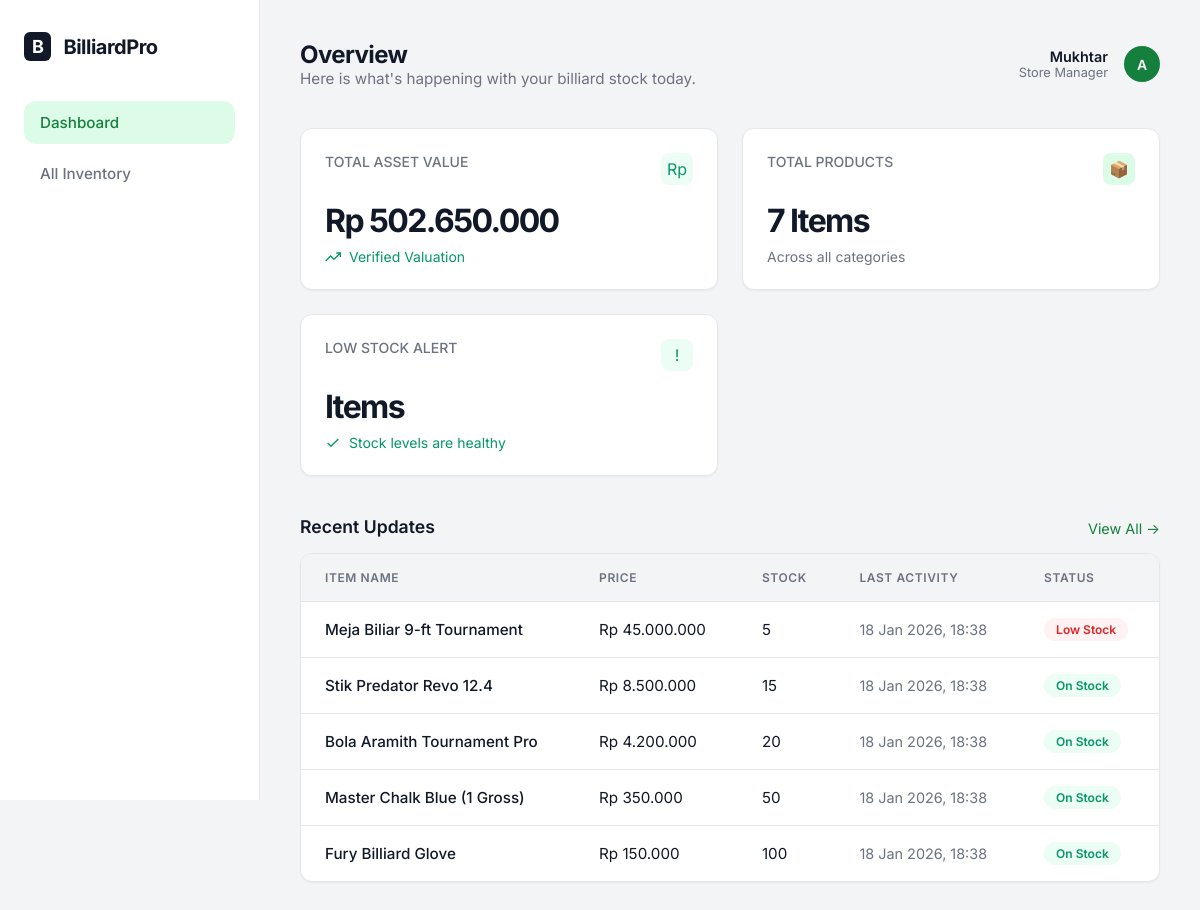
The page / on the database its author committed.
### tables this page shows
CREATE TABLE IF NOT EXISTS `Tb_Barang` (
    `Id_barang` int(11) NOT NULL AUTO_INCREMENT,
    `Nama_barang` varchar(100) NOT NULL,
    `Deskripsi_barang` text DEFAULT NULL,
    `Harga_barang` decimal(10, 2) NOT NULL,
    `Stok_barang` int(11) NOT NULL,
    `Last_update` timestamp NOT NULL DEFAULT current_timestamp() ON UPDATE current_timestamp(),
    PRIMARY KEY (`Id_barang`)
);

### index.php (the view, shortened to what this page needs)
<?php
require_once 'db_connect.php';
try {
    $stmtVal = $pdo->query("SELECT SUM(Harga_barang * Stok_barang) as total_asset FROM Tb_Barang");
    $totalAsset = $stmtVal->fetch()['total_asset'] ?? 0;
    $stmtCount = $pdo->query("SELECT COUNT(*) as total_items FROM Tb_Barang");
    $totalItems = $stmtCount->fetch()['total_items'];
    $stmtRecent = $pdo->query("SELECT * FROM Tb_Barang ORDER BY Last_update DESC LIMIT 5");
    $recentItems = $stmtRecent->fetchAll();
} catch (PDOException $e) {
    die("DB Error: " . $e->getMessage());
}
?>
<!DOCTYPE html>
<html lang="en">
<head>
    <link rel="stylesheet" href="style.css">
</head>
<body>
    <div class="app-container">
        <aside class="sidebar">
            <div class="mobile-header">
                <div class="brand">
                    <span
                        style="background:var(--text-primary); color:white; padding:4px 8px; border-radius:6px; font-size: 0.9em;">B</span>
                    BilliardPro
                </div>
            </div>
            <ul class="nav-menu">
                <li class="nav-item">
                    <a href="index.php" class="active">
                        <span>Dashboard</span>
                    </a>
                </li>
                <li class="nav-item">
                    <a href="list_barang.php">
                        <span>All Inventory</span>
                    </a>
                </li>
            </ul>
        </aside>
        <main class="main-content">
            <header class="header">
                <div>
                    <h1 class="page-title">Overview</h1>
                    <p style="color: var(--text-secondary); font-size: 0.95rem;">Here is what's happening with your
                        billiard stock today.</p>
                </div>
                <div class="user-profile desktop-only">
                    <div style="text-align: right;">
                        <div style="font-weight: 600; font-size: 0.9rem;">Mukhtar</div>
                        <div style="font-size: 0.8rem; color: var(--text-secondary);">Store Manager</div>
                    </div>
                    <div class="avatar">A</div>
                </div>
            </header>
            <div class="stats-grid">
                <div class="stat-card">
                    <div class="stat-header">
                        <span class="stat-label">TOTAL ASSET VALUE</span>
                        <div class="stat-icon" style="background: var(--success-bg); color: var(--success);">Rp</div>
                    </div>
                    <div class="stat-value">Rp <?= number_format($totalAsset, 0, ',', '.') ?></div>
                    <div class="stat-trend trend-positive">
                        <svg width="16" height="16" viewBox="0 0 24 24" fill="none" stroke="currentColor"
                            stroke-width="2">
                            <polyline points="23 6 13.5 15.5 8.5 10.5 1 18"></polyline>
                            <polyline points="17 6 23 6 23 12"></polyline>
                        </svg>
                        <span>Verified Valuation</span>
                    </div>
                </div>
                <div class="stat-card">
                    <div class="stat-header">
                        <span class="stat-label">TOTAL PRODUCTS</span>
                        <div class="stat-icon" style="background: var(--primary-soft); color: var(--primary);">📦</div>
                    </div>
                    <div class="stat-value"><?= $totalItems ?> Items</div>
                    <div class="stat-trend trend-neutral">
                        <span>Across all categories</span>
                    </div>
                </div>
                <?php
                $isHealthy = ($lowStock == 0);
                $stockColor = $isHealthy ? 'var(--success)' : 'var(--danger)';
                $stockBg = $isHealthy ? 'var(--success-bg)' : 'var(--danger-bg)';
                ?>
                <div class="stat-card">
                    <div class="stat-header">
                        <span class="stat-label">LOW STOCK ALERT</span>
                        <div class="stat-icon" style="background: <?= $stockBg ?>; color: <?= $stockColor ?>;">!</div>
                    </div>
                    <div class="stat-value"><?= $lowStock ?> Items</div>
                    <div class="stat-trend <?= $isHealthy ? 'trend-positive' : 'trend-negative' ?>">
                        <?php if ($isHealthy): ?>
                            <svg width="16" height="16" viewBox="0 0 24 24" fill="none" stroke="currentColor"
                                stroke-width="2">
                                <polyline points="20 6 9 17 4 12"></polyline>
                            </svg>
                            <span>Stock levels are healthy</span>
                        <?php else: ?>
                            <span>Restock required immediately</span>
                        <?php endif; ?>
                    </div>
                </div>
            </div>
            <div style="display:flex; justify-content:space-between; align-items:flex-end; margin-bottom: 1rem;">
                <h3 style="font-size:1.1rem; font-weight:600;">Recent Updates</h3>
                <a href="list_barang.php" style="font-size:0.9rem; text-decoration:none; color:var(--primary);">View All
                    &rarr;</a>
            </div>
            <div class="glass-table-container">
                <table>
                    <thead>
                        <tr>
                            <th>Item Name</th>
                            <th>Price</th>
                            <th>Stock</th>
                            <th>Last Activity</th>
                            <th>Status</th>
                        </tr>
                    </thead>
                    <tbody>
                        <?php foreach ($recentItems as $item): ?>
                            <tr>
                                <td style="font-weight: 500;"><?= htmlspecialchars($item['Nama_barang']) ?></td>
                                <td>Rp <?= number_format($item['Harga_barang'], 0, ',', '.') ?></td>
                                <td><?= $item['Stok_barang'] ?></td>
                                <td style="color: var(--text-secondary); font-size: 0.9rem;">
                                    <?= date('d M Y, H:i', strtotime($item['Last_update'])) ?>
                                </td>
                                <td>
                                    <?php if ($item['Stok_barang'] < 10): ?>
                                        <span class="badge badge-danger">Low Stock</span>
                                    <?php else: ?>
                                        <span class="badge badge-success">On Stock</span>
                                    <?php endif; ?>
                                </td>
                            </tr>
                        <?php endforeach; ?>
                    </tbody>
                </table>
            </div>
        </main>
    </div>
</body>
</html>

### style.css (style rules this page uses)
:root { --bg-body: #f3f4f6; --bg-sidebar: #ffffff; --bg-card: #ffffff; --text-primary: #111827; --text-secondary: #6b7280; --text-muted: #9ca3af; --border-color: #e5e7eb; --primary: #15803d; --primary-soft: #dcfce7; --success: #059669; --success-bg: #ecfdf5; --danger: #dc2626; --danger-bg: #fef2f2; --warning: #d97706; --warning-bg: #fffbeb; --shadow-sm: 0 1px 2px 0 rgba(0, 0, 0, 0.05); --shadow-md: 0 4px 6px -1px rgba(0, 0, 0, 0.1), 0 2px 4px -1px rgba(0, 0, 0, 0.06); --radius: 12px; }
* { margin: 0; padding: 0; box-sizing: border-box; font-family: 'Inter', system-ui, -apple-system, sans-serif; }
body { background-color: var(--bg-body); color: var(--text-primary); min-height: 100vh; }
.app-container { display: flex; min-height: 100vh; }
.sidebar { width: 260px; background: var(--bg-sidebar); border-right: 1px solid var(--border-color); padding: 2rem 1.5rem; position: fixed; height: 100vh; z-index: 50; display: flex; flex-direction: column; }
.brand { font-size: 1.25rem; font-weight: 700; color: var(--text-primary); margin-bottom: 2.5rem; display: flex; align-items: center; gap: 0.75rem; letter-spacing: -0.025em; }
.nav-menu { list-style: none; display: flex; flex-direction: column; gap: 0.5rem; }
.nav-item a { display: flex; align-items: center; gap: 0.75rem; padding: 0.75rem 1rem; color: var(--text-secondary); text-decoration: none; border-radius: var(--radius); transition: all 0.2s ease; font-size: 0.95rem; font-weight: 500; }
.nav-item a.active { background: var(--primary-soft); color: var(--primary); }
.main-content { flex: 1; margin-left: 260px; padding: 2.5rem; max-width: 1600px; }
.header { display: flex; justify-content: space-between; align-items: center; margin-bottom: 2.5rem; }
.page-title { font-size: 1.5rem; font-weight: 700; color: var(--text-primary); letter-spacing: -0.025em; }
.user-profile { display: flex; align-items: center; gap: 1rem; }
.avatar { width: 36px; height: 36px; background: var(--primary); color: white; border-radius: 50%; display: flex; align-items: center; justify-content: center; font-size: 0.875rem; font-weight: 600; }
.stats-grid { display: grid; grid-template-columns: repeat(auto-fit, minmax(300px, 1fr)); gap: 1.5rem; margin-bottom: 2.5rem; }
.stat-card { background: var(--bg-card); border: 1px solid var(--border-color); padding: 1.5rem; border-radius: var(--radius); box-shadow: var(--shadow-sm); transition: box-shadow 0.2s; }
.stat-header { display: flex; justify-content: space-between; align-items: start; margin-bottom: 1rem; }
.stat-label { color: var(--text-secondary); font-size: 0.875rem; font-weight: 500; }
.stat-icon { width: 32px; height: 32px; border-radius: 8px; display: flex; align-items: center; justify-content: center; font-size: 1rem; }
.stat-value { font-size: 2rem; font-weight: 700; color: var(--text-primary); letter-spacing: -0.05em; }
.stat-trend { font-size: 0.875rem; margin-top: 0.5rem; display: flex; align-items: center; gap: 0.5rem; }
.trend-positive { color: var(--success); }
.trend-neutral { color: var(--text-secondary); }
.glass-table-container { background: var(--bg-card); border: 1px solid var(--border-color); border-radius: var(--radius); box-shadow: var(--shadow-sm); overflow: hidden; }
table { width: 100%; border-collapse: collapse; }
th { text-align: left; padding: 1rem 1.5rem; background: var(--bg-body); color: var(--text-secondary); font-size: 0.75rem; font-weight: 600; text-transform: uppercase; letter-spacing: 0.05em; border-bottom: 1px solid var(--border-color); }
td { padding: 1rem 1.5rem; border-bottom: 1px solid var(--border-color); color: var(--text-primary); font-size: 0.95rem; }
tr:last-child td { border-bottom: none; }
.badge { padding: 0.25rem 0.75rem; border-radius: 9999px; font-size: 0.75rem; font-weight: 600; display: inline-flex; align-items: center; }
.badge-success { background: var(--success-bg); color: var(--success); }
.badge-danger { background: var(--danger-bg); color: var(--danger); }

### rows shown on the page
tb_barang: Nama_barang "Meja Biliar 9-ft Tournament", Harga_barang "45.000.000", Stok_barang "5", Last_update "18 Jan 2026, 18:38", shows "Low Stock"
tb_barang: Nama_barang "Stik Predator Revo 12.4", Harga_barang "8.500.000", Stok_barang "15", Last_update "18 Jan 2026, 18:38", shows "On Stock"
tb_barang: Nama_barang "Bola Aramith Tournament Pro", Harga_barang "4.200.000", Stok_barang "20", Last_update "18 Jan 2026, 18:38", shows "On Stock"
tb_barang: Nama_barang "Master Chalk Blue (1 Gross)", Harga_barang "350.000", Stok_barang "50", Last_update "18 Jan 2026, 18:38", shows "On Stock"
tb_barang: Nama_barang "Fury Billiard Glove", Harga_barang "150.000", Stok_barang "100", Last_update "18 Jan 2026, 18:38", shows "On Stock"

### other values the page prints
$totalAsset "502.650.000"
$totalItems "7"
